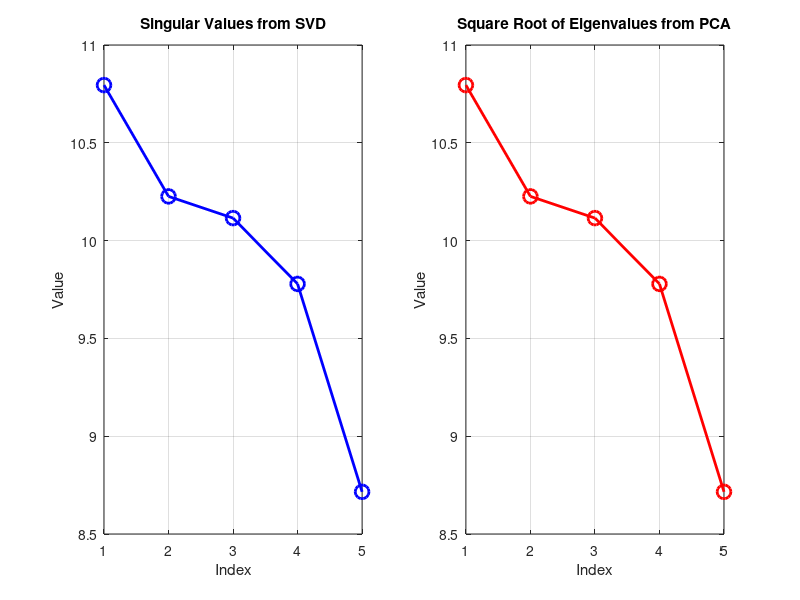
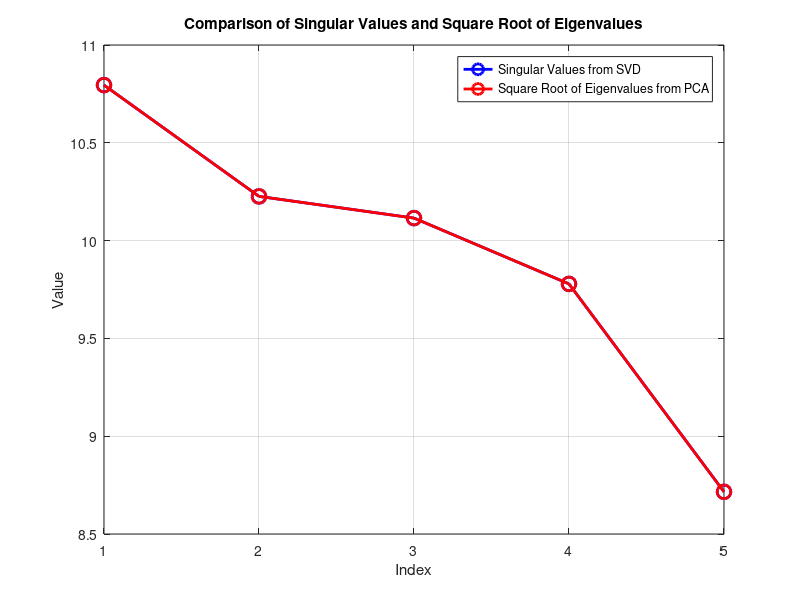
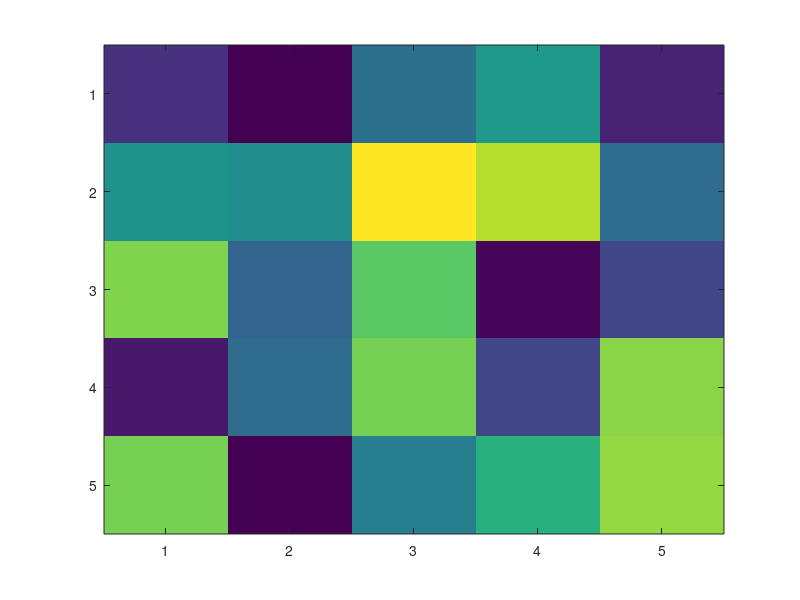

MATLAB code for these plots, in order:
% Saman Abbaspoor 2024
% https://github.com/NeurosyntaxAcademy

%%

% Generate a random dataset (e.g., 100 samples, 5 features)
data = randn(100, 5);

% Standardize the data (zero mean, unit variance)
data = (data - mean(data)) ./ std(data);

% Perform SVD on the standardized data
[U, S, V] = svd(data); %'econ'
singularValues = diag(S);

% Perform PCA using eig on the correlation matrix
[eigenvectors, eigenvaluesMatrix] = eig(data'*data);
eigenvalues = diag(eigenvaluesMatrix);
[eigenvalues, idx] = sort(eigenvalues, 'descend'); % Sort eigenvalues in descending order
eigenvectors = eigenvectors(:, idx);

% The singular values should be equal to the square root of the eigenvalues
sqrtEigenvalues = sqrt(eigenvalues);

% Display the results
disp('Singular Values from SVD:');
disp(singularValues);

disp('Square Root of Eigenvalues from PCA:');
disp(sqrtEigenvalues);

% Plot the comparison
figure;
subplot(1, 2, 1);
plot(singularValues, 'bo-', 'LineWidth', 2, 'MarkerSize', 10);
title('Singular Values from SVD');
xlabel('Index');
ylabel('Value');
grid on;

subplot(1, 2, 2);
plot(sqrtEigenvalues, 'ro-', 'LineWidth', 2, 'MarkerSize', 10);
title('Square Root of Eigenvalues from PCA');
xlabel('Index');
ylabel('Value');
grid on;

% Superimpose both plots to visualize the equality
figure;
plot(singularValues, 'bo-', 'LineWidth', 2, 'MarkerSize', 10);
hold on;
plot(sqrtEigenvalues, 'ro-', 'LineWidth', 2, 'MarkerSize', 10);
legend('Singular Values from SVD', 'Square Root of Eigenvalues from PCA');
title('Comparison of Singular Values and Square Root of Eigenvalues');
xlabel('Index');
ylabel('Value');
grid on;
hold off;

%%
figure;

imagesc(eigenvectors)

size(eigenvectors)
size(V)


